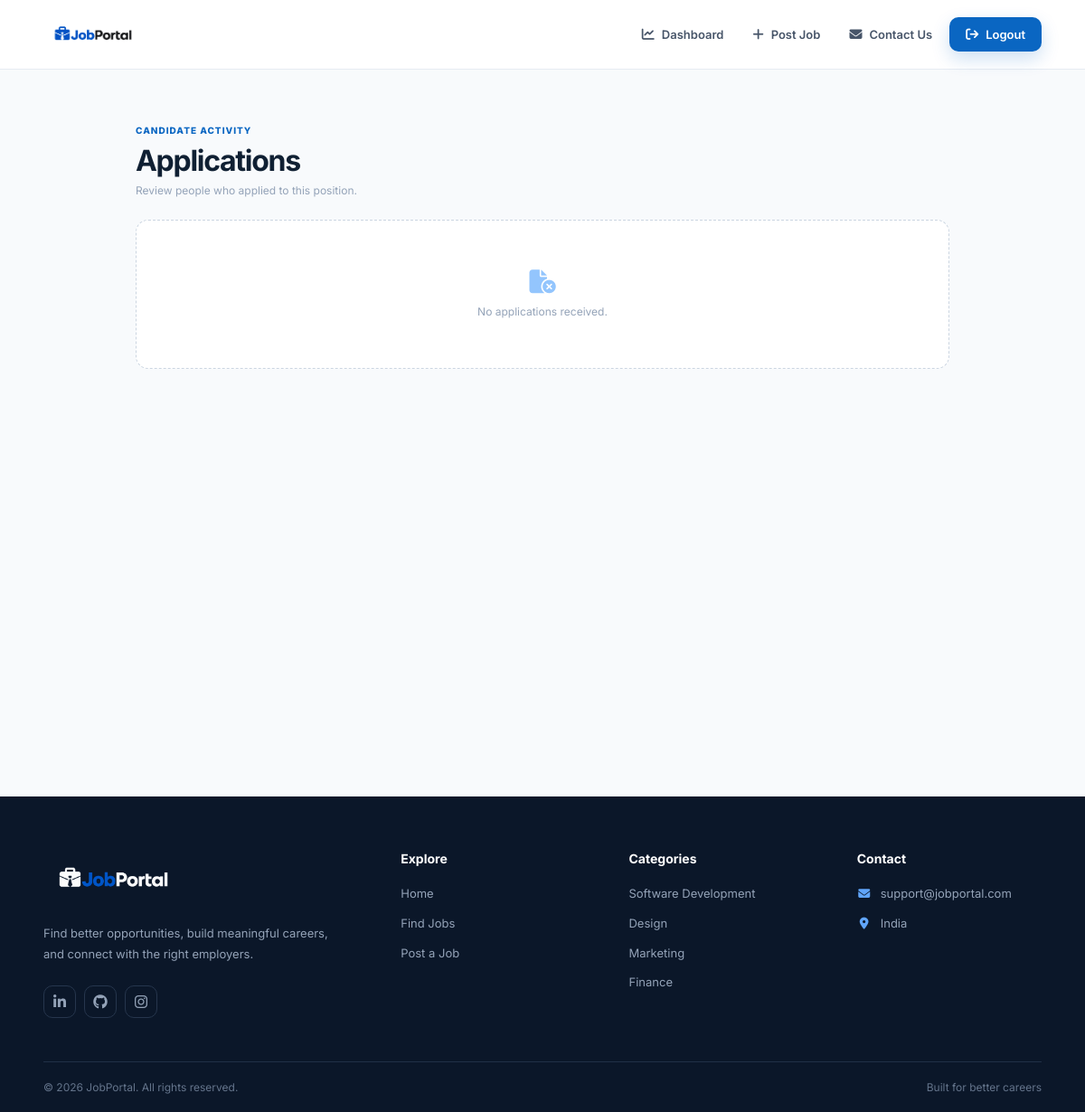
Before: /job/3/applications/ (signed in) with the older database file.
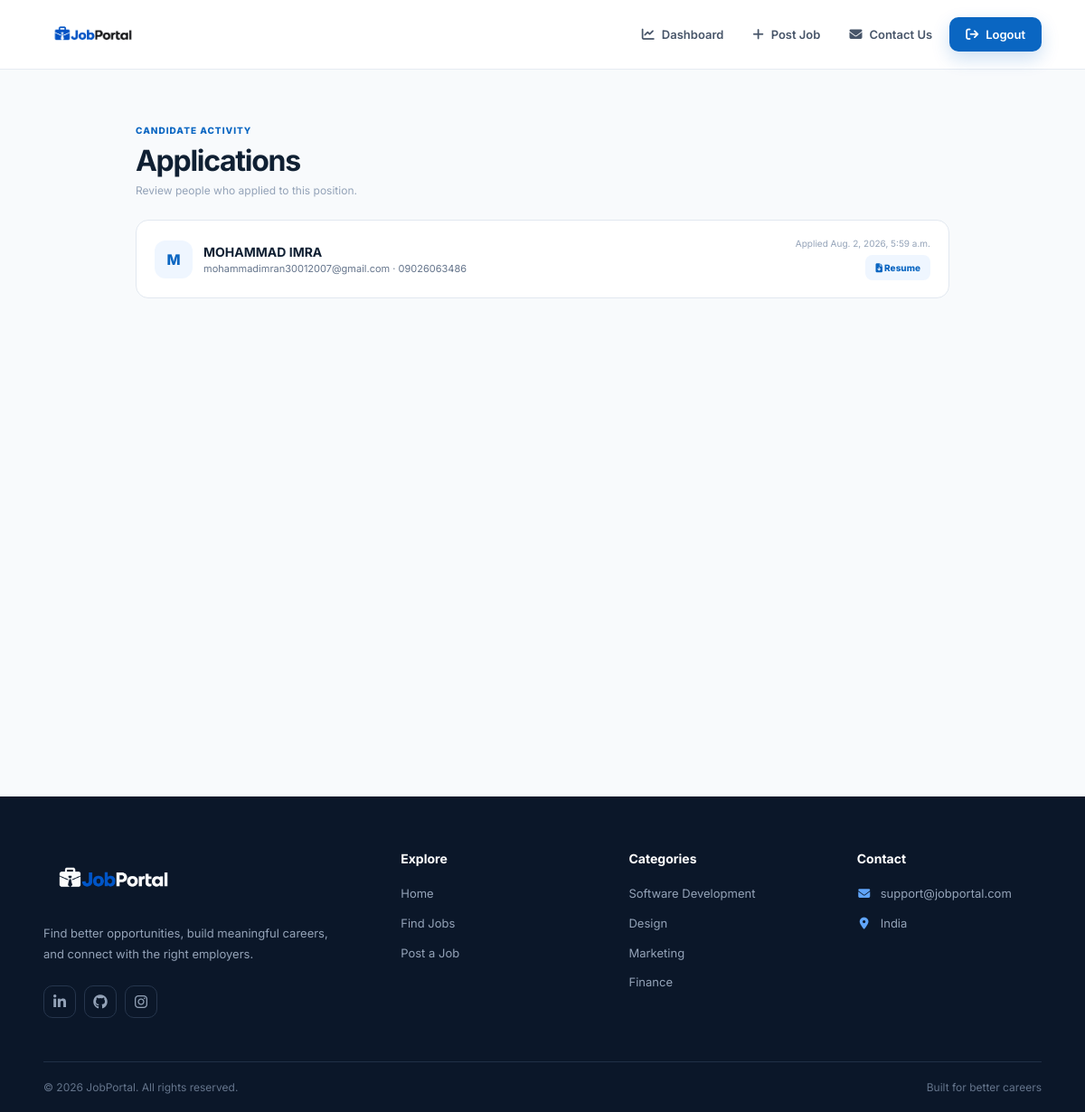
After: the same page with the newer database file.
### jbportal/models.py (models this page shows, shortened)
class JobApplication(models.Model):
    job = models.ForeignKey(Job, on_delete=models.CASCADE)
    name = models.CharField(max_length=100)
    email = models.EmailField()
    phone = models.CharField(max_length=15)
    resume = models.FileField(upload_to='resumes/')
    applied_date = models.DateTimeField(auto_now_add=True)

### jbportal/views.py (the view)
# urls.py: path('job/<int:id>/applications/', job_applications, name='job_applications'),
@login_required(login_url='login')
def job_applications(request, id):
    if request.user.profile.role != 'employer':
        return redirect('access-denied')
    job = Job.objects.get(id=id, added_by=request.user)
    applications = JobApplication.objects.filter(job=job).order_by('-applied_date')
    return render(request, 'job-applications.html', {
        'job': job,
        'applications': applications
    })

### templates/job-applications.html (shortened to what this page needs)
{% extends 'base.html' %}{% load static %}{% block head %}<link rel="stylesheet" href="{% static 'css/job-views.css' %}" />{% endblock%}{% block content %}
<section id="data-page">
  <div class="data-head">
    <span class="eyebrow">Candidate activity</span>
    <h1>Applications</h1>
    <p>Review people who applied to this position.</p>
  </div>
  <div class="data-list">
    {% if applications %}{% for application in applications %}
    <article class="data-card">
      <div class="person">
        <div class="avatar">{{ application.name|first|upper }}</div>
        <div>
          <h2>{{ application.name }}</h2>
          <p>{{ application.email }} · {{ application.phone }}</p>
        </div>
      </div>
      <div class="data-meta">
        <span>Applied {{ application.applied_date }}</span
        ><a
          class="resume-link"
          href="{{ application.resume.url }}"
          target="_blank"
          ><i class="fa-solid fa-file-arrow-down"></i> Resume</a
        >
      </div>
    </article>
    {% endfor %}{% else %}
    <div class="empty-data">
      <i class="fa-solid fa-file-circle-xmark"></i>
      <p>No applications received.</p>
    </div>
    {% endif %}
  </div>
</section>
{% endblock %}

Changed rows visible on the page:
added JobApplication: name|first "M", name "MOHAMMAD IMRA", email "mohammadimran30012007@gmail.com", phone "09026063486", applied_date "Aug. 2, 2026, 5:59 a.m."
Other visible differences:
text no longer shown: "No applications received."
